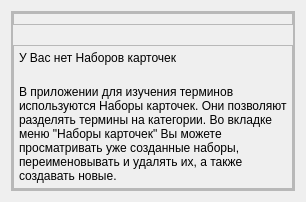
                     <widget class="QWidget" name="pageDictsNone">
                      <layout class="QVBoxLayout" name="verticalLayout_17">
                       <item>
                        <widget class="QFrame" name="frameDictsNone">
                         <property name="frameShape">
                          <enum>QFrame::StyledPanel</enum>
                         </property>
                         <property name="frameShadow">
                          <enum>QFrame::Raised</enum>
                         </property>
                         <layout class="QVBoxLayout" name="verticalLayout_18">
                          <property name="spacing">
                           <number>0</number>
                          </property>
                          <property name="leftMargin">
                           <number>0</number>
                          </property>
                          <property name="topMargin">
                           <number>0</number>
                          </property>
                          <property name="rightMargin">
                           <number>0</number>
                          </property>
                          <property name="bottomMargin">
                           <number>0</number>
                          </property>
                          <item alignment="Qt::AlignTop">
                           <widget class="QFrame" name="frameDictsNoneContent">
                            <property name="frameShape">
                             <enum>QFrame::StyledPanel</enum>
                            </property>
                            <property name="frameShadow">
                             <enum>QFrame::Raised</enum>
                            </property>
                            <layout class="QVBoxLayout" name="verticalLayout_19">
                             <property name="spacing">
                              <number>20</number>
                             </property>
                             <property name="leftMargin">
                              <number>0</number>
                             </property>
                             <property name="topMargin">
                              <number>0</number>
                             </property>
                             <property name="rightMargin">
                              <number>0</number>
                             </property>
                             <property name="bottomMargin">
                              <number>0</number>
                             </property>
                             <item alignment="Qt::AlignTop">
                              <widget class="QFrame" name="frame_11">
                               <property name="frameShape">
                                <enum>QFrame::StyledPanel</enum>
                               </property>
                               <property name="frameShadow">
                                <enum>QFrame::Raised</enum>
                               </property>
                               <layout class="QVBoxLayout" name="verticalLayout_20">
                                <property name="spacing">
                                 <number>5</number>
                                </property>
                                <property name="leftMargin">
                                 <number>5</number>
                                </property>
                                <property name="topMargin">
                                 <number>5</number>
                                </property>
                                <property name="rightMargin">
                                 <number>5</number>
                                </property>
                                <property name="bottomMargin">
                                 <number>5</number>
                                </property>
                               </layout>
                              </widget>
                             </item>
                             <item alignment="Qt::AlignTop">
                              <widget class="QFrame" name="frameDictsNoneText">
                               <property name="sizePolicy">
                                <sizepolicy hsizetype="Preferred" vsizetype="Preferred">
                                 <horstretch>0</horstretch>
                                 <verstretch>0</verstretch>
                                </sizepolicy>
                               </property>
                               <property name="frameShape">
                                <enum>QFrame::StyledPanel</enum>
                               </property>
                               <property name="frameShadow">
                                <enum>QFrame::Raised</enum>
                               </property>
                               <layout class="QVBoxLayout" name="verticalLayout_21">
                                <property name="spacing">
                                 <number>20</number>
                                </property>
                                <property name="leftMargin">
                                 <number>5</number>
                                </property>
                                <property name="topMargin">
                                 <number>5</number>
                                </property>
                                <property name="rightMargin">
                                 <number>5</number>
                                </property>
                                <property name="bottomMargin">
                                 <number>5</number>
                                </property>
                                <item>
                                 <widget class="QLabel" name="p1DictsNone">
                                  <property name="text">
                                   <string>У Вас нет Наборов карточек</string>
                                  </property>
                                  <property name="wordWrap">
                                   <bool>true</bool>
                                  </property>
                                 </widget>
                                </item>
                                <item>
                                 <widget class="QLabel" name="p2DictsNone">
                                  <property name="text">
                                   <string>В приложении для изучения терминов используются Наборы карточек. Они позволяют разделять термины на категории. Во вкладке меню &quot;Наборы карточек&quot; Вы можете просматривать уже созданные наборы, переименовывать и удалять их, а также создавать новые.</string>
                                  </property>
                                  <property name="wordWrap">
                                   <bool>true</bool>
                                  </property>
                                 </widget>
                                </item>
                               </layout>
                              </widget>
                             </item>
                            </layout>
                           </widget>
                          </item>
                         </layout>
                        </widget>
                       </item>
                      </layout>
                     </widget>
